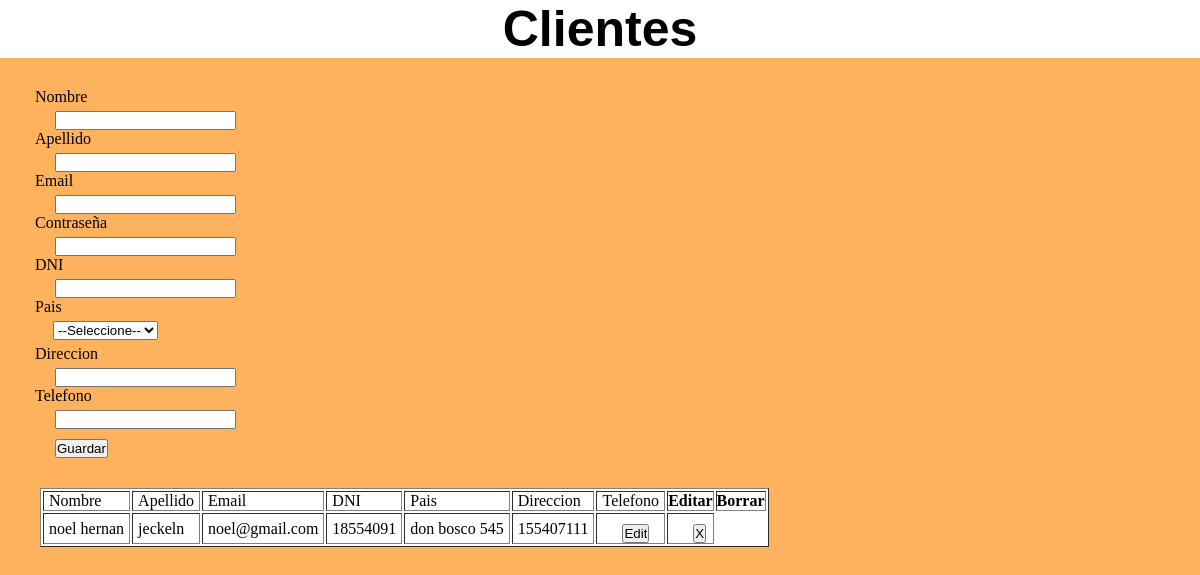
The app's page /clientes.php, older data.
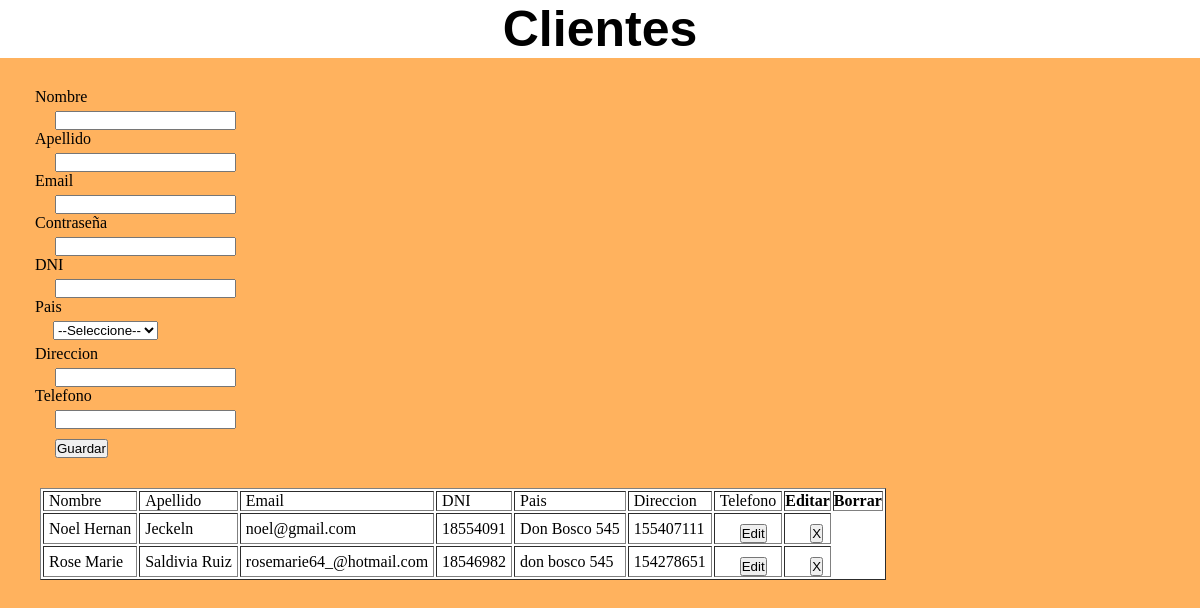
The same page, newer data.
### tables this page shows
CREATE TABLE `clientes` (
  `idCliente` int(3) NOT NULL,
  `nombre` varchar(35) NOT NULL,
  `apellido` varchar(35) NOT NULL,
  `email` varchar(40) NOT NULL,
  `dni` int(8) NOT NULL,
  `contrasena` varchar(25) NOT NULL,
  `pais` varchar(4) NOT NULL,
  `direccion` varchar(35) NOT NULL,
  `telefono` varchar(25) NOT NULL
);

### cliente.entidad.php (called while the page is built, shortened)
<?php
class Cliente
{
    private $nombre;
    private $apellido;
    private $email;
    private $dni;
    private $direccion;
    private $telefono;
    public function getNombre()
    {
        return $this->nombre;
    }
    public function setNombre($nombre)
    {
        $this->nombre = $nombre;
    }
    public function getApellido()
    {
        return $this->apellido;
    }
    public function setApellido($apellido)
    {
        $this->apellido = $apellido;
    }
    public function getEmail()
    {
        return $this->email;
    }
    public function setEmail($email)
    {
        $this->email = $email;
    }
    public function getDni()
    {
        return $this->dni;
    }
    public function setDni($dni)
    {
        $this->dni = $dni;
    }
    public function getDireccion()
    {
        return $this->direccion;
    }
    public function setDireccion($direccion)
    {
        $this->direccion = $direccion;
    }
    public function getTelefono()
    {
        return $this->telefono;
    }
    public function setTelefono($telefono)
    {
        $this->telefono = $telefono;
    }
}

### conexion.php (called while the page is built, shortened)
<?php
	class conexion extends PDO
	{
		protected $pdo;
		public function getConexion(){
			return $this->pdo;
		}
		public function __construct(){
			try{
				$this->pdo = new PDO('mysql:host='.DB_HOST.';dbname='.DB_NAME,DB_USER,DB_PASS);
				$this->pdo->setAttribute(PDO::ATTR_ERRMODE,PDO::ERRMODE_EXCEPTION);
			}
			catch(Exception $e){
				die($e->getMessage());
			}
		}
	}
 ?>

### cliente.model.php (called while the page is built, shortened)
<?php
require_once "conexion.php";
class ClienteModel
{
    private $pdo;
    public function __construct()
    {
        $con = new Conexion();
        $this->pdo = $con->getConexion();
    }
    public function listar()
    {
        try {
            $result = array();
            $stm = $this->pdo->prepare("SELECT * FROM clientes ORDER BY apellido ASC");
            $stm->execute();
            foreach ($stm->fetchAll(PDO::FETCH_OBJ) as $r) {
                $cli = new Cliente();
                $cli->setIdCliente($r->idCliente);
                $cli->setNombre($r->nombre);
                $cli->setApellido($r->apellido);
                $cli->setEmail($r->email);
                $cli->setDni($r->dni);
                $cli->setContrasena($r->contrasena);
                $cli->setPais($r->pais);
                $cli->setDireccion($r->direccion);
                $cli->setTelefono($r->telefono);
                $result[] = $cli;
            }
            return $result;
        } catch (Exception $e) {
            die($e->getMessage());
        }
    }
}

### clientes.php (the view, shortened to what this page needs)
<?php
require_once "cliente.model.php";
require_once "cliente.entidad.php";
$model = new ClienteModel();
$cli = new Cliente();
?>
<!DOCTYPE html>
<html>
<head>
    <link href="CSS/styles.css" type="text/css" rel="stylesheet" />
</head>
<body style="background-color:#ffb25e">
    <h1>Clientes</h1>
    <form action="clientes.php" method="POST">
        <label>Nombre</label> <input type="text" name="nombre" length="25" value="<?php echo $cli->getNombre(); ?>" />
        <label>Apellido</label> <input type="text" name="apellido" length="25" value="<?php echo $cli->getApellido(); ?>" />
        <label>Email</label> <input type="text" name="email" length="35" value="<?php echo $cli->getEmail(); ?>" />
        <label>Contraseña</label> <input type="password" name="contrasena" length="25" />
        <label>DNI</label> <input type="number" name="dni" length="8" value="<?php echo $cli->getDni(); ?>" />
        <label>Pais</label>
        <select name="pais">
            <option selected value="0">--Seleccione--</option>
        </select>
        <label>Direccion</label><input type="text" name="direccion" length="25" value="<?php echo $cli->getDireccion(); ?>" />
        <label>Telefono</label><input type="text" name="telefono" length="15" value="<?php echo $cli->getTelefono(); ?>" />
        <input type="submit" value="Guardar">
    </form>
    <table border="1">
        <thead>
            <tr>
                <td>Nombre</td>
                <td>Apellido</td>
                <td>Email</td>
                <td>DNI</td>
                <td>Pais</td>
                <td>Direccion</td>
                <td>Telefono</td>
                <th>Editar</th>
                <th>Borrar</th>
            </tr>
        </thead>
        <tbody>
            <?php
    foreach ($model->listar() as $r) {?>
            <tr>
                <td><?php echo $r->getNombre(); ?></td>
                <td><?php echo $r->getApellido(); ?></td>
                <td><?php echo $r->getEmail(); ?></td>
                <td><?php echo $r->getDni(); ?></td>
                <td><?php echo $r->getDireccion(); ?></td>
                <td><?php echo $r->getTelefono(); ?></td>
                <td>
                    <form action="clientes.php" method="post" class="encasedForm">
                        <input type="submit" value="Edit" />
                    </form>
                </td>
                <td>
                    <form action="clientes.php" method="post" class="encasedForm">
                        <input type="submit" value="X" />
                    </form>
                </td>
            </tr>
            <?php } ?>
        </tbody>
    </table>
</body>
</html>

### CSS/styles.css (style rules this page uses)
* { margin: 0; opacity: 1.0; padding: 0; }
body { background-color:lightblue; }
h1 { font-size: 50px; text-align: center; font-family: 'Cairo', sans-serif; background-color:white; width: 100%; }
table { background-color: white; margin: 0 0 0 40px; }
td { padding: 0 5px 0 5px; }
form { padding: 15px; width: 50%; margin: 15px 0px 15px 20px; }
select { display: block; margin: 5px 18px 5px; }
.encasedForm { margin: 0; padding: 0; }
input { margin: 5px 0px 0px 20px; display: block; }
input[type=submit] { margin: 10px 0px 0px 20px; display: block; }

Row changes from the older to the newer data that the page shows:
changed clientes "noel@gmail.com": nombre "noel hernan" → "Noel Hernan"; apellido "jeckeln" → "Jeckeln"; direccion "don bosco 545" → "Don Bosco 545"
added clientes: nombre "Rose Marie", apellido "Saldivia Ruiz", email "rosemarie64_@hotmail.com", dni "18546982", direccion "don bosco 545", telefono "154278651"
